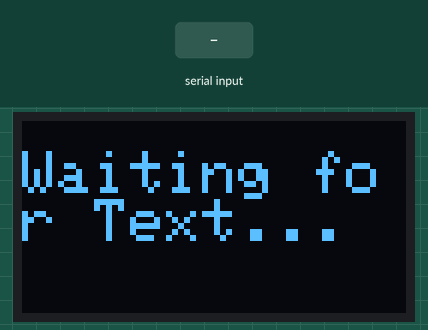
Recording of a sketch running on a simulated Arduino Uno, built with avr-gcc and run on an emulated ATmega328P. Shown: 128×64 one-colour display. The inputs (shaded band) are chosen by the test bench. What the sketch prints to the serial monitor is not drawn.

Above: at 1.2 s.
1.3 s: "1\n" received over Serial
At 1.9 s:
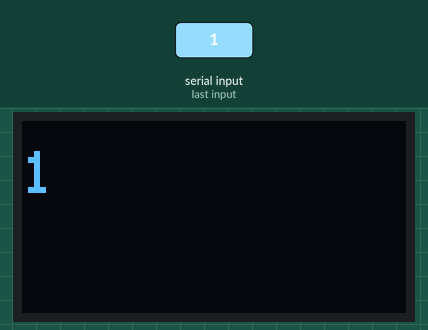
2.8 s: "0\n" received over Serial
At 4.0 s:
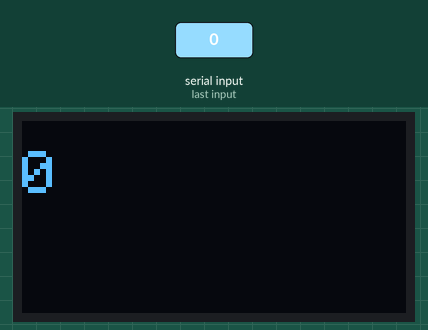
4.3 s: "2\n" received over Serial
At 5.4 s:
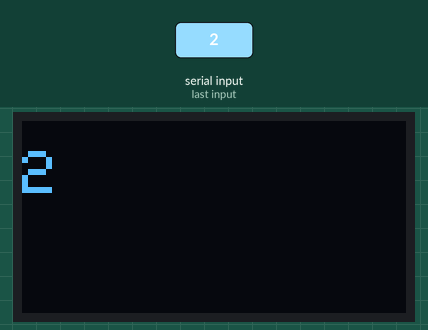
Timing chart, 0 to 7.3 s (numbered marks = the images above; inputs shaded):
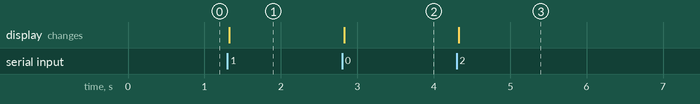

The sketch:

feature2_ardi.ino
```cpp
#include <Wire.h>
#include <Adafruit_GFX.h>
#include <Adafruit_SSD1306.h>

#define SCREEN_WIDTH 128  // OLED display width
#define SCREEN_HEIGHT 64  // OLED display height

// Initialize OLED display with I2C address 0x3C
Adafruit_SSD1306 display(SCREEN_WIDTH, SCREEN_HEIGHT, &Wire, -1);

void setup() {
    Serial.begin(115200);

    // Initialize OLED
    if (!display.begin(SSD1306_SWITCHCAPVCC, 0x3C)) {
        Serial.println("SSD1306 initialization failed!");
        for (;;);
    }

    display.clearDisplay();
    display.setTextSize(2);
    display.setTextColor(SSD1306_WHITE);
    display.setCursor(0, 10);
    display.println("Waiting for Text...");
    display.display();
}

void loop() {
    if (Serial.available()) {
        String receivedText = Serial.readStringUntil('\n'); // Read text from Python
        Serial.println("Received: " + receivedText);

        // Clear display and print new text
        display.clearDisplay();
        display.setCursor(0, 10);
        display.println(receivedText);
        display.display();
    }
}
```

Measured:
- after the input at 1.3 s, the display: changes at once (image 1)
- after the input at 2.8 s, the display: changes at once (image 2)
- after the input at 4.3 s, the display: changes at once (image 3)
